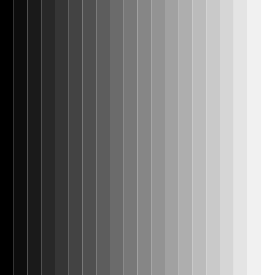
Frame 1 (no input)
Frame 2 (the mouse pressed at the canvas centre, redrawn once): identical to frame 1, image omitted

The Processing sketch that drew this single still picture (run headless with seeded random() and noise(); the mouse was pressed at the canvas centre and the sketch redrawn once):

// Processing sketch: image_input
// ── image_input.pde
void setup() {
  size(275, 275); // Assuming the canvas size is similar to the image size
  noLoop(); // No need to loop since we are drawing a static image
}

void draw() {
  background(255); // White background
  noStroke(); // No border for the rectangles
  
  // Draw rectangles with varying shades of gray across the canvas
  int numberOfBars = 20; // Assuming there are 20 bars based on the image pattern
  for (int i = 0; i < numberOfBars; i++) {
    float barWidth = width / float(numberOfBars); // Width of each bar
    float x = i * barWidth; // X position of each bar
    int grayScale = int(map(i, 0, numberOfBars-1, 0, 255)); // Mapping the bar index to grayscale value
    fill(grayScale); // Set the color for the rectangles
    rect(x, 0, barWidth, height); // Draw the rectangle
  }
  
  save("grayscale.jpg");
}
